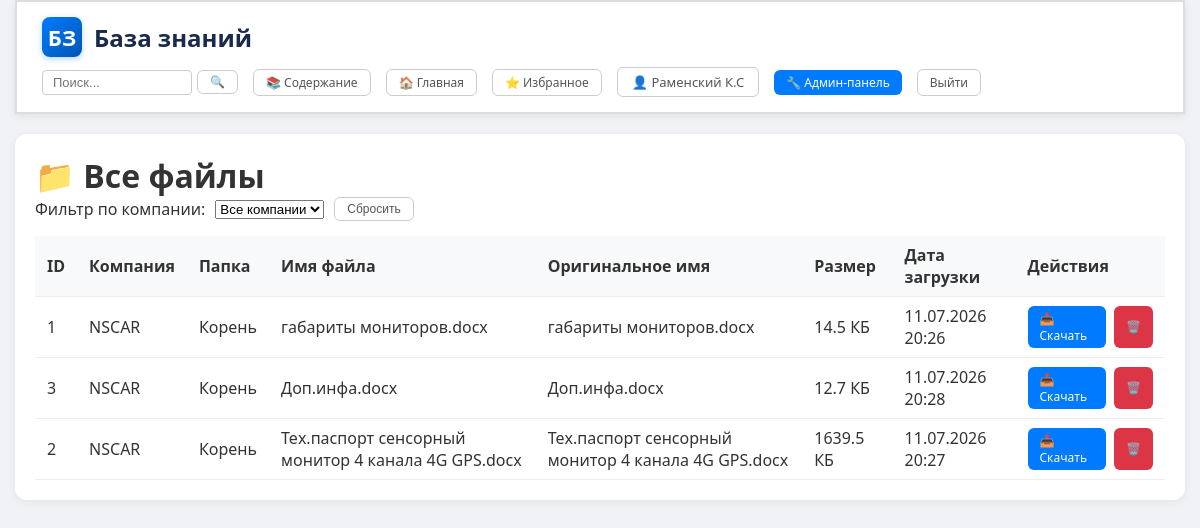
/admin_files.php (signed in), run on the app's committed database.
### tables this page shows
CREATE TABLE `users` (
  `id` int(11) NOT NULL AUTO_INCREMENT,
  `login` varchar(50) NOT NULL,
  `password` varchar(255) NOT NULL,
  `role` enum('admin','editor','employee','guest') DEFAULT 'guest',
  `full_name` varchar(255) DEFAULT NULL,
  `last_activity` datetime DEFAULT NULL,
  `position` varchar(255) DEFAULT NULL,
  `avatar` varchar(255) DEFAULT NULL,
  `deleted` tinyint(1) DEFAULT 0,
  `deleted_at` datetime DEFAULT NULL,
  `email` varchar(255) DEFAULT NULL,
  `backup_email` varchar(255) DEFAULT NULL,
  `phone` varchar(20) DEFAULT NULL,
  `two_factor_enabled` tinyint(1) DEFAULT 0,
  PRIMARY KEY (`id`),
  UNIQUE KEY `login` (`login`)
);

CREATE TABLE `files` (
  `id` int(11) NOT NULL AUTO_INCREMENT,
  `company_id` int(11) NOT NULL,
  `folder` varchar(255) NOT NULL DEFAULT '',
  `filename` varchar(255) NOT NULL,
  `original_name` varchar(255) NOT NULL,
  `filepath` varchar(500) NOT NULL,
  `size` int(11) NOT NULL,
  `version` int(11) DEFAULT 1,
  `uploaded_at` timestamp NOT NULL DEFAULT current_timestamp(),
  `uploaded_by` int(11) NOT NULL,
  PRIMARY KEY (`id`),
  KEY `company_id` (`company_id`),
  KEY `folder` (`folder`),
  KEY `uploaded_by` (`uploaded_by`)
);

CREATE TABLE `companies` (
  `id` int(11) NOT NULL AUTO_INCREMENT,
  `name` varchar(255) NOT NULL,
  `description` text DEFAULT NULL,
  `is_public` tinyint(1) DEFAULT 0,
  `allow_editors` tinyint(1) DEFAULT 0,
  `allow_employees` tinyint(1) DEFAULT 0,
  `deleted` tinyint(1) DEFAULT 0,
  `deleted_at` datetime DEFAULT NULL,
  `logo` varchar(255) DEFAULT NULL,
  PRIMARY KEY (`id`)
);

### config.php (called while the page is built, shortened)
<?php
$site_name = 'База знаний';
?>

### admin_files.php (the view, shortened to what this page needs)
<?php
require_once 'config.php';
$stmt = $mysqli->prepare("
    SELECT f.*, c.name as company_name
    FROM files f
    JOIN companies c ON c.id = f.company_id
    ORDER BY f.company_id, f.folder, f.filename
");
$stmt->execute();
$files = $stmt->get_result();
$show_search = true;
?>
<!DOCTYPE html>
<html lang="ru">
<head>
    <link rel="stylesheet" href="style.css">
</head>
<body>
<div class="container">
    <?php include 'header.php'; ?>
    <div class="files-container">
        <h1>📁 Все файлы</h1>
        <div class="filter-bar">
            <label>Фильтр по компании:</label>
            <select id="company-filter" onchange="applyFilter()">
                <option value="">Все компании</option>
            </select>
            <button class="btn btn-sm btn-outline" onclick="document.getElementById('company-filter').value=''; applyFilter();">Сбросить</button>
        </div>
        <table class="files-table" id="files-table">
            <thead>
                <tr>
                    <th>ID</th>
                    <th>Компания</th>
                    <th>Папка</th>
                    <th>Имя файла</th>
                    <th>Оригинальное имя</th>
                    <th>Размер</th>
                    <th>Дата загрузки</th>
                    <th>Действия</th>
                </tr>
            </thead>
            <tbody>
                <?php while ($file = $files->fetch_assoc()): ?>
                    <tr data-company="<?= (int)$file['company_id'] ?>">
                        <td><?= (int)$file['id'] ?></td>
                        <td><?= htmlspecialchars($file['company_name']) ?></td>
                        <td><?= htmlspecialchars($file['folder'] ?: 'Корень') ?></td>
                        <td><?= htmlspecialchars($file['filename']) ?></td>
                        <td><?= htmlspecialchars($file['original_name']) ?></td>
                        <td><?= round($file['size']/1024, 1) ?> КБ</td>
                        <td><?= date('d.m.Y H:i', strtotime($file['uploaded_at'])) ?></td>
                        <td>
                            <div class="actions">
                                <a href="download.php?file_id=<?= (int)$file['id'] ?>" target="_blank" class="btn btn-sm btn-primary">📥 Скачать</a>
                                <button class="btn btn-sm btn-danger" onclick="deleteFile(<?= (int)$file['id'] ?>)">🗑️</button>
                            </div>
                        </td>
                    </tr>
                <?php endwhile; ?>
            </tbody>
        </table>
    </div>
</div>
</body>
</html>

### header.php (shortened to what this page needs)
<?php
$user_full_name = $_SESSION['full_name'] ?? $_SESSION['login'] ?? 'Гость';
$user_role = $_SESSION['role'] ?? 'guest';
$is_admin = ($user_role == 'admin');
$is_editor = ($user_role == 'editor');
if (isset($_SESSION['user_id'])) {
    $stmt = $mysqli->prepare("SELECT avatar, full_name, position FROM users WHERE id = ?");
    $uid = (int)$_SESSION['user_id'];
    $stmt->bind_param("i", $uid);
    $stmt->execute();
    $user_data = $stmt->get_result()->fetch_assoc();
    if ($user_data) {
        $user_full_name = $user_data['full_name'] ?? $_SESSION['login'];
    }
}
$show_search = $show_search ?? false;
$current_company_name = $current_company_name ?? '';
$site_title = ($site_name ?? 'База знаний') . ($current_company_name ? ' — ' . $current_company_name : '');
?>
<header class="header">
    <div class="logo">
        <span class="logo-svg" title="База знаний">БЗ</span>
        <span class="site-title"><?= htmlspecialchars($site_title) ?></span>
    </div>
    <div class="user-menu">
        <?php if ($show_search): ?>
        <form action="search.php" method="get" class="search-form">
            <input type="text" name="q" placeholder="Поиск..." value="<?= htmlspecialchars($_GET['q'] ?? '') ?>">
            <button type="submit" class="btn btn-sm btn-outline">🔍</button>
        </form>
        <?php endif; ?>
        <?php if (!empty($_SESSION['last_company_id'])): ?>
            <a href="view.php?company=<?= (int)$_SESSION['last_company_id'] ?>" class="btn btn-sm btn-outline">📚 Содержание</a>
        <?php else: ?>
            <a href="index.php" class="btn btn-sm btn-outline">📚 Содержание</a>
        <?php endif; ?>
        <a href="index.php" class="btn btn-sm btn-outline">🏠 Главная</a>
        <?php if (isset($_SESSION['user_id'])): ?>
            <a href="favorites.php" class="btn btn-sm btn-outline">⭐ Избранное</a>
        <?php endif; ?>
        <?php if (isset($_SESSION['user_id'])): ?>
            <a href="profile.php" class="btn-profile">👤 <?= htmlspecialchars($user_full_name) ?></a>
        <?php else: ?>
            <a href="login.php" class="btn btn-sm btn-primary">Войти</a>
        <?php endif; ?>
        <?php if (isset($_SESSION['user_id']) && ($is_admin || $is_editor)): ?>
            <a href="admin.php" class="btn btn-sm btn-primary">🔧 Админ-панель</a>
        <?php endif; ?>
        <?php if (isset($_SESSION['user_id'])): ?>
            <a href="logout.php" class="btn btn-sm btn-outline">Выйти</a>
        <?php endif; ?>
    </div>
</header>

### style.css (style rules this page uses)
* { margin: 0; padding: 0; box-sizing: border-box; }
body { font-family: 'Segoe UI', Arial, sans-serif; background: #f0f2f5; color: #333; min-height: 100vh; }
.container { width: 100%; max-width: 100%; padding: 0 15px; margin: 0; display: flex; flex-direction: column; min-height: 100vh; }
.header { background: #ffffff; padding: 15px 25px; border: 2px solid #ddd; border-radius: 0; box-shadow: 0 2px 8px rgba(0,0,0,0.08); display: flex; justify-content: space-between; align-items: center; margin: 0; flex-wrap: wrap; gap: 10px; width: 100%; }
.logo { display: flex; align-items: center; gap: 12px; }
.site-title { font-size: 24px; font-weight: 700; color: #1a2a4a; }
.user-menu { display: flex; align-items: center; gap: 15px; flex-wrap: wrap; }
.user-menu .search-form { display: flex; align-items: center; gap: 5px; }
.user-menu .search-form input[type="text"] { padding: 4px 10px; border: 1px solid #ccc; border-radius: 4px; font-size: 13px; width: 150px; }
.user-menu .btn-profile { background: transparent; border: 1px solid #ccc; color: #555; padding: 5px 14px; border-radius: 6px; text-decoration: none; font-weight: 500; font-size: 13px; transition: all 0.2s; display: inline-flex; align-items: center; gap: 6px; }
.btn { display: inline-block; padding: 8px 20px; border-radius: 6px; text-decoration: none; font-weight: 500; font-size: 14px; border: none; cursor: pointer; transition: all 0.2s; }
.btn-primary { background: #007bff; color: #fff; }
.btn-sm { padding: 5px 14px; font-size: 13px; }
.btn-outline { background: transparent; border: 1px solid #ccc; color: #555; }
.btn-danger { background: #dc3545; color: #fff; }

### admin_files.php (style rules this page uses)
.files-container { max-width: 1200px; margin: 20px auto; padding: 20px; background: #fff; border-radius: 12px; box-shadow: 0 2px 8px rgba(0,0,0,0.06); }
.files-table { width: 100%; border-collapse: collapse; }
.files-table th, .files-table td { padding: 8px 12px; text-align: left; border-bottom: 1px solid #eee; }
.files-table th { background: #f8f9fa; }
.files-table .actions { display: flex; gap: 8px; }
.btn-sm { padding: 4px 12px; font-size: 12px; }
.filter-bar { display: flex; gap: 10px; margin-bottom: 15px; flex-wrap: wrap; align-items: center; }

### header.php (style rules this page uses)
.header { background: #ffffff; padding: 15px 25px; border: 2px solid #ddd; border-radius: 0; box-shadow: 0 2px 8px rgba(0,0,0,0.08); display: flex; justify-content: space-between; align-items: center; margin: 0; flex-wrap: wrap; gap: 10px; width: 100%; }
.logo { display: flex; align-items: center; gap: 12px; }
.logo-svg { width: 40px; height: 40px; display: inline-block; background: linear-gradient(135deg, #007bff 0%, #0056b3 100%); border-radius: 8px; display: flex; align-items: center; justify-content: center; color: #fff; font-size: 22px; font-weight: 700; box-shadow: 0 2px 6px rgba(0,123,255,0.3); flex-shrink: 0; }
.site-title { font-size: 24px; font-weight: 700; color: #1a2a4a; }
.user-menu { display: flex; align-items: center; gap: 15px; flex-wrap: wrap; }
.user-menu .search-form { display: flex; align-items: center; gap: 5px; }
.user-menu .search-form input[type="text"] { padding: 4px 10px; border: 1px solid #ccc; border-radius: 4px; font-size: 13px; width: 150px; }
.user-menu .btn-profile { background: transparent; border: 1px solid #ccc; color: #555; padding: 5px 14px; border-radius: 6px; text-decoration: none; font-weight: 500; font-size: 13px; transition: all 0.2s; display: inline-flex; align-items: center; gap: 6px; }

### data on the page
users: full_name "Раменский К.С"
files: id "1", company.name "NSCAR", folder "Корень", filename "габариты мониторов.docx", original_name "габариты мониторов.docx", $file['size']/1024 "14.5", uploaded_at "11.07.2026 20:26"
files: id "3", company.name "NSCAR", folder "Корень", filename "Доп.инфа.docx", original_name "Доп.инфа.docx", $file['size']/1024 "12.7", uploaded_at "11.07.2026 20:28"
files: id "2", company.name "NSCAR", folder "Корень", filename "Тех.паспорт сенсорный монитор 4 канала 4G GPS.docx", original_name "Тех.паспорт сенсорный монитор 4 канала 4G GPS.docx", $file['size']/1024 "1639.5", uploaded_at "11.07.2026 20:27"

### other printed values
$site_title "База знаний"
